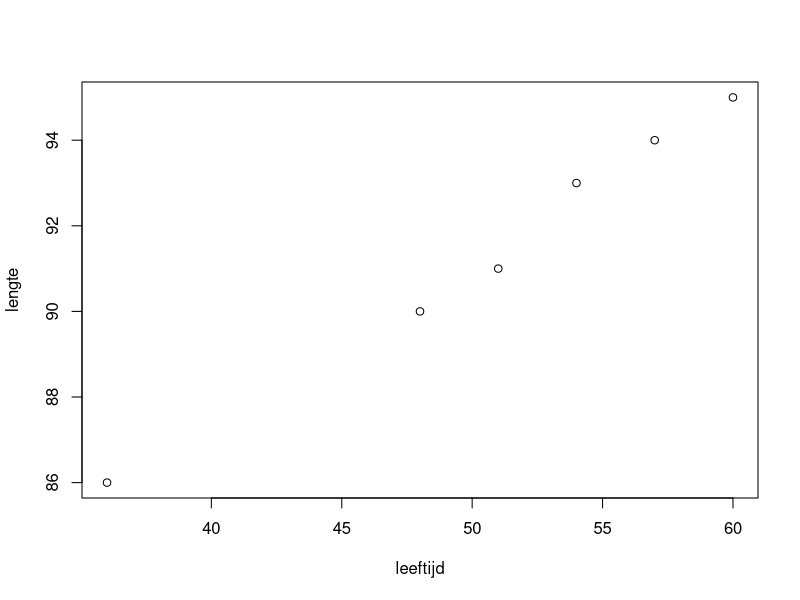

Here is the R script that generated this plot:
leeftijd = c(36, 48, 51, 54, 57, 60)
lengte = c(86, 90, 91, 93, 94, 95)
plot(leeftijd, lengte)
correlatie = cor(leeftijd, lengte)
Ctable = data.frame(leeftijd, lengte)
cor_test = cor.test(leeftijd, lengte)